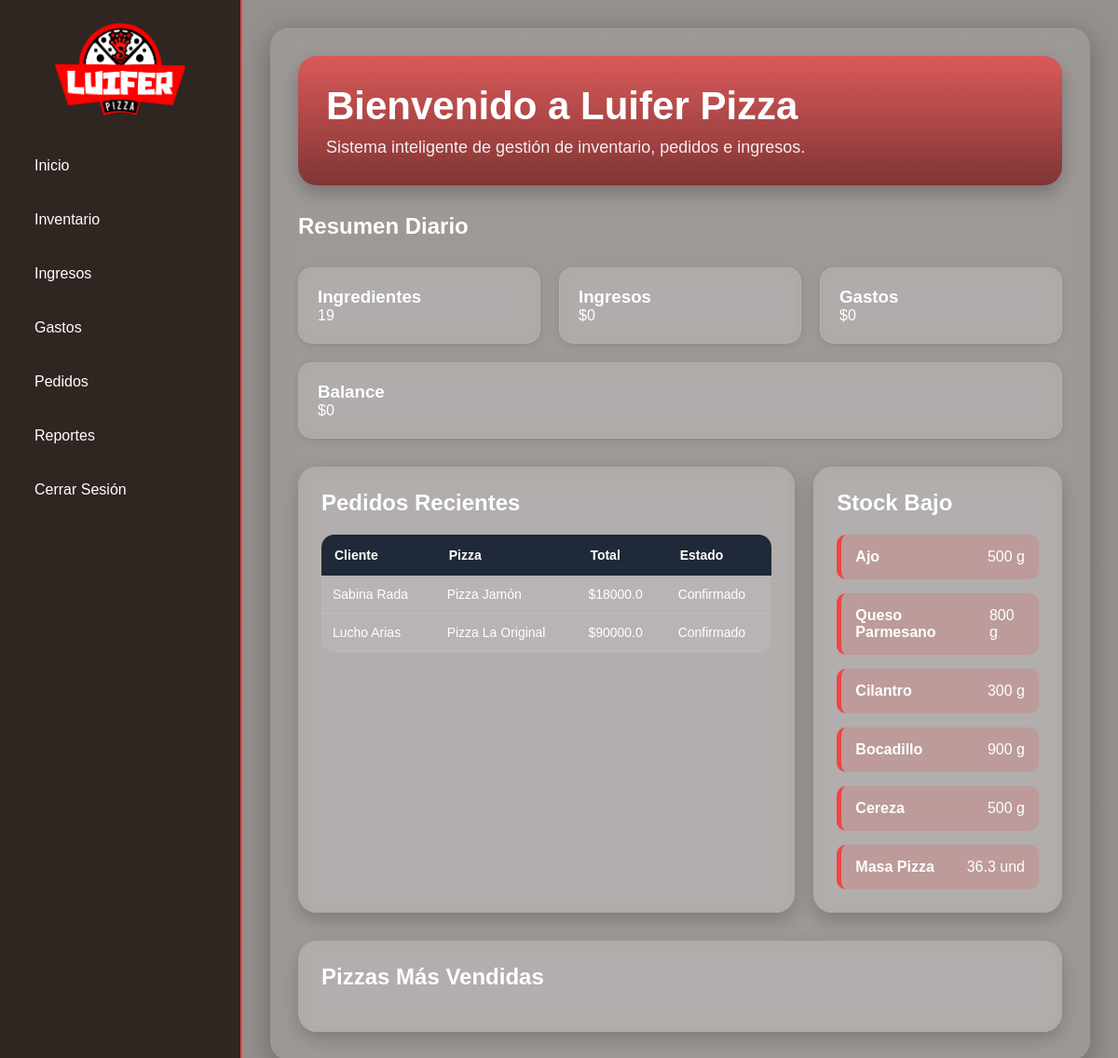
The page / (signed in) on the database as committed earlier.
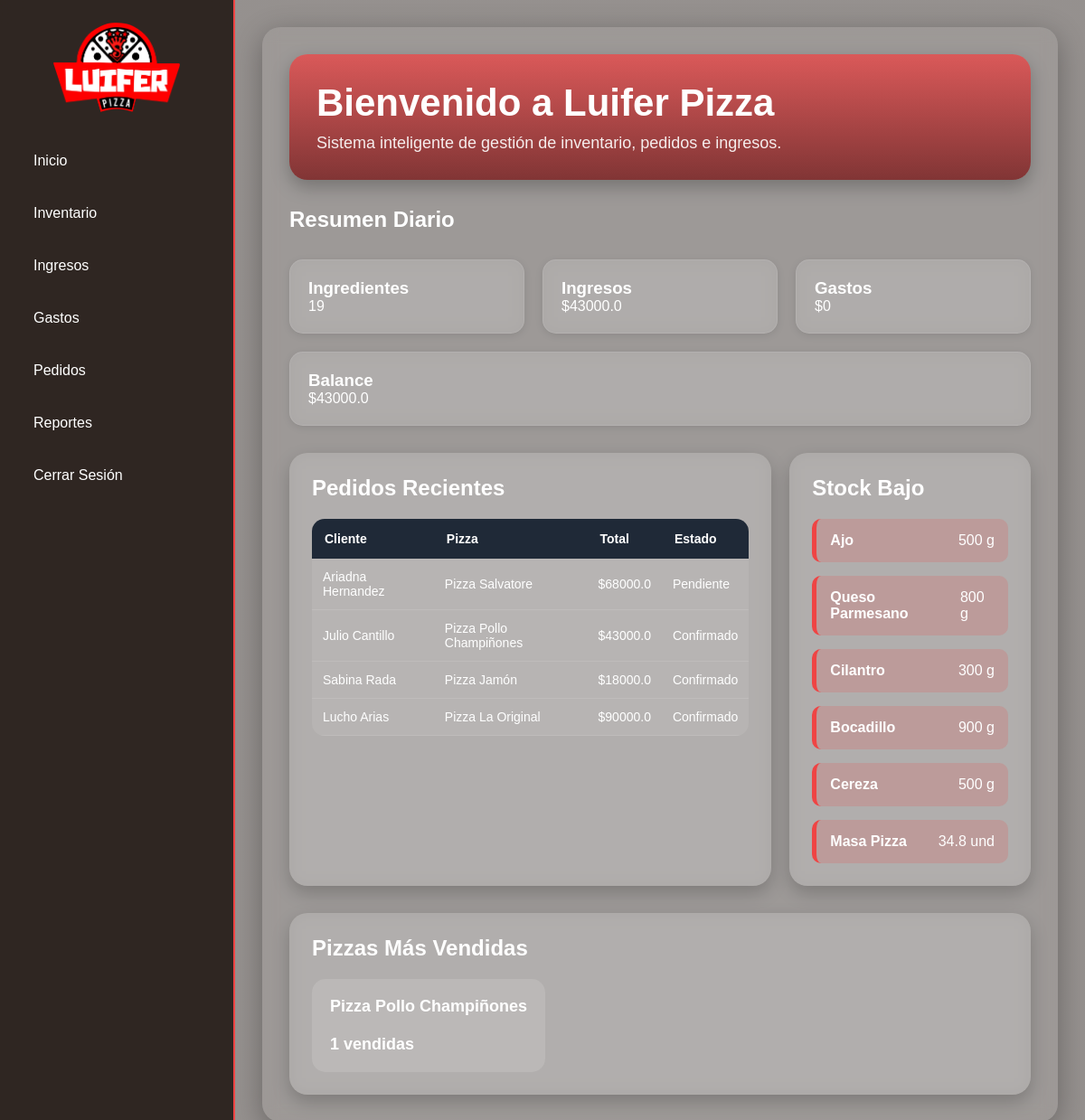
The same page on the database as committed later.
### tables this page shows
CREATE TABLE pedidos (

    id INTEGER PRIMARY KEY AUTOINCREMENT,

    cliente TEXT NOT NULL,

    pizza_id INTEGER NOT NULL,

    tamano TEXT NOT NULL,

    cantidad INTEGER NOT NULL,

    total REAL NOT NULL,

    fecha TEXT NOT NULL, estado TEXT DEFAULT 'Pendiente',

    FOREIGN KEY (pizza_id) REFERENCES pizzas(id)

);

CREATE TABLE pizzas (

    id INTEGER PRIMARY KEY AUTOINCREMENT,

    nombre TEXT NOT NULL,

    precio_personal REAL NOT NULL,

    precio_small REAL NOT NULL,

    precio_mediana REAL NOT NULL,

    precio_familiar REAL NOT NULL

);

CREATE TABLE productos (
    id INTEGER PRIMARY KEY AUTOINCREMENT,
    nombre TEXT NOT NULL,
    categoria TEXT NOT NULL,
    stock INTEGER NOT NULL,
    precio REAL NOT NULL
);

### app.py (the view)
@app.route('/')
def index():
    if 'usuario' not in session:
        return redirect('/login')
    connection = get_connection()
    productos = connection.execute(
        'SELECT * FROM productos'
    ).fetchall()
    ingresos = connection.execute(
        'SELECT * FROM ingresos ORDER BY id DESC'
    ).fetchall()
    gastos = connection.execute(
        'SELECT * FROM gastos ORDER BY id DESC'
    ).fetchall()
    pedidos = connection.execute(
    '''
    SELECT pedidos.*, pizzas.nombre AS pizza_nombre
    FROM pedidos
    JOIN pizzas ON pedidos.pizza_id = pizzas.id
    ORDER BY pedidos.id DESC
    '''
    ).fetchall()
    pizzas = connection.execute(
        'SELECT * FROM pizzas'
    ).fetchall()
    hoy = datetime.now().strftime('%Y-%m-%d')
    total_ingresos = connection.execute(
    '''
    SELECT SUM(monto)
    FROM ingresos
    WHERE fecha = ?
    ''',
    (hoy,)
    ).fetchone()[0]
    total_gastos = connection.execute(
    '''
    SELECT SUM(monto)
    FROM gastos
    WHERE fecha = ?
    ''',
    (hoy,)
    ).fetchone()[0]
    total_ingresos = total_ingresos or 0
    total_gastos = total_gastos or 0
    balance = total_ingresos - total_gastos
    filtro = request.args.get('filtro', 'diario')
    fecha_inicio = hoy
    if filtro == 'semanal':
        fecha_inicio = (
            datetime.now() - timedelta(days=7)
        ).strftime('%Y-%m-%d')
    elif filtro == 'quincenal':
        fecha_inicio = (
            datetime.now() - timedelta(days=15)
        ).strftime('%Y-%m-%d')
    elif filtro == 'mensual':
        fecha_inicio = (
            datetime.now() - timedelta(days=30)
        ).strftime('%Y-%m-%d')
    ingresos_filtrados = connection.execute(
    '''
    SELECT *
    FROM ingresos
    WHERE fecha >= ?
    ORDER BY fecha DESC
    ''',
    (fecha_inicio,)
    ).fetchall()
    total_ingresos_filtrados = connection.execute(
    '''
    SELECT SUM(monto)
    FROM ingresos
    WHERE fecha >= ?
    ''',
    (fecha_inicio,)
    ).fetchone()[0]
    gastos_filtrados = connection.execute(
    '''
    SELECT *
    FROM gastos
    WHERE fecha >= ?
    ORDER BY fecha DESC
    ''',
    (fecha_inicio,)
    ).fetchall()
    total_gastos_filtrados = connection.execute(
    '''
    SELECT SUM(monto)
    FROM gastos
    WHERE fecha >= ?
    ''',
    (fecha_inicio,)
    ).fetchone()[0]
    pizzas_top = connection.execute(
    '''
    SELECT pizzas.nombre,
           SUM(pedidos.cantidad) AS total_vendidas

    FROM pedidos

    JOIN pizzas
    ON pedidos.pizza_id = pizzas.id

    WHERE pedidos.estado = 'Confirmado'
    AND pedidos.fecha >= ?

    GROUP BY pizzas.nombre

    ORDER BY total_vendidas DESC

    LIMIT 5
    ''',
    (fecha_inicio,)
    ).fetchall()
    total_ingresos_filtrados = (
        total_ingresos_filtrados or 0
    )
    total_gastos_filtrados = (
        total_gastos_filtrados or 0
    )
    balance_filtrado = (
        total_ingresos_filtrados
        - total_gastos_filtrados
    )
    connection.close()
    return render_template(
    'index.html',
    productos=productos,
    ingresos=ingresos,
    gastos=gastos,
    total_ingresos=total_ingresos,
    total_gastos=total_gastos,
    balance=balance,
    pedidos=pedidos,
    pizzas=pizzas,
    filtro=filtro,
    ingresos_filtrados=ingresos_filtrados,
    gastos_filtrados=gastos_filtrados,
    total_ingresos_filtrados=total_ingresos_filtrados,
    total_gastos_filtrados=total_gastos_filtrados,
    balance_filtrado=balance_filtrado,
    pizzas_top=pizzas_top
)

### database.py (called while the page is built)
def get_connection():
    connection = sqlite3.connect(DATABASE_NAME)
    connection.row_factory = sqlite3.Row
    return connection

### templates/index.html (shortened to what this page needs)
<!DOCTYPE html>
<html lang="es">
<head>
    <link rel="stylesheet" href="{{ url_for('static', filename='css/styles.css') }}">
</head>
<body>
<div class="sidebar">
    <div class="logo-container">
        <img
            src="{{ url_for('static', filename='img/logo.png') }}"
            alt="Logo Pizzería"
            class="logo"
        >
    </div>
    <ul>
        <li onclick="mostrarSeccion('dashboard')">
            Inicio
        </li>
        <li onclick="mostrarSeccion('inventario')">
            Inventario
        </li>
        <li onclick="mostrarSeccion('ingresos')">
            Ingresos
        </li>
        <li onclick="mostrarSeccion('gastos')">
            Gastos
        </li>
        <li onclick="mostrarSeccion('pedidos')">
            Pedidos
        </li>
        <li onclick="mostrarSeccion('reportes')">
            Reportes
        </li>
        <li>
            <a href="/logout">Cerrar Sesión</a>
        </li>
    </ul>
</div>
<div class="main-content">
    <section id="dashboard" class="seccion">
        <div class="banner-bienvenida">
            <div>
                <h1>Bienvenido a Luifer Pizza</h1>
                <p>
                    Sistema inteligente de gestión de inventario,
                    pedidos e ingresos.
                </p>
            </div>
        </div>
        <h1>Resumen Diario</h1>
        <div class="cards">
            <div class="card">
                <h3>Ingredientes</h3>
                <p>{{ productos|length }}</p>
            </div>
            <div class="card">
                <h3>Ingresos</h3>
                <p>${{ total_ingresos }}</p>
            </div>
            <div class="card">
                <h3>Gastos</h3>
                <p>${{ total_gastos }}</p>
            </div>
            <div class="card">
                <h3>Balance</h3>
                <p>${{ balance }}</p>
            </div>
        </div>
        <div class="dashboard-grid">
            <div class="dashboard-box">
                <h2>Pedidos Recientes</h2>
                <div class="tabla-responsive">
                    <table>
                        <thead>
                            <tr>
                                <th>Cliente</th>
                                <th>Pizza</th>
                                <th>Total</th>
                                <th>Estado</th>
                            </tr>
                        </thead>
                        <tbody>
                            {% for pedido in pedidos[:5] %}
                            <tr>
                                <td>{{ pedido.cliente }}</td>
                                <td>{{ pedido.pizza_nombre }}</td>
                                <td>${{ pedido.total }}</td>
                                <td>{{ pedido.estado }}</td>
                            </tr>
                            {% endfor %}
                        </tbody>
                    </table>
                </div>
            </div>
            <div class="dashboard-box">
                <h2>Stock Bajo</h2>
                <div class="stock-alertas">
                    {% for producto in productos %}
                        {% if producto.stock < 1000 %}
                        <div class="alerta-stock">
                            <strong>{{ producto.nombre }}</strong>
                            <span>
                                {{ producto.stock }} {{ producto.categoria }}
                            </span>
                        </div>
                        {% endif %}
                    {% endfor %}
                </div>
            </div>
        </div>
        <div class="dashboard-box pizzas-top">
            <h2>Pizzas Más Vendidas</h2>
            <div class="top-pizzas">
                {% for pizza in pizzas_top %}
                <div class="pizza-rank">
                    {{ pizza.nombre }}
                    <br><br>
                    {{ pizza.total_vendidas }} vendidas
                </div>
                {% endfor %}
            </div>
        </div>
    </section>
</div>
</body>
</html>

### static/css/styles.css (style rules this page uses)
* { margin: 0; padding: 0; box-sizing: border-box; font-family: Arial, sans-serif; }
body { display: flex; background: linear-gradient( rgba(20,10,5,0.45), rgba(20,10,5,0.45) ), url('https://images.unsplash.com/photo-1513104890138-7c749659a591'); background-size: cover; background-position: center; background-attachment: fixed; min-height: 100vh; }
.sidebar { width: 260px; min-height: 100vh; background: rgba(25,15,10,0.82); backdrop-filter: blur(10px); color: white; padding: 25px; border-right: 2px solid #ef4444; position: sticky; top: 0; }
.logo-container { display: flex; justify-content: center; align-items: center; margin-bottom: 30px; }
.logo { width: 140px; object-fit: contain; }
.sidebar ul { list-style: none; }
.sidebar ul li { padding: 15px 12px; cursor: pointer; border-radius: 10px; margin-bottom: 10px; transition: 0.3s; }
.sidebar ul li a { text-decoration: none; color: white; display: block; }
.main-content { flex: 1; padding: 30px; color: white; overflow-x: hidden; }
.seccion { background: rgba(255,255,255,0.08); backdrop-filter: blur(8px); border-radius: 20px; padding: 30px; box-shadow: 0 8px 32px rgba(0,0,0,0.3); }
.banner-bienvenida { background: linear-gradient( rgba(239,68,68,0.75), rgba(120,20,20,0.75) ); padding: 30px; border-radius: 20px; margin-bottom: 30px; color: white; box-shadow: 0 8px 20px rgba(0,0,0,0.25); }
.banner-bienvenida h1 { font-size: 42px; margin-bottom: 10px; }
.banner-bienvenida p { font-size: 18px; opacity: 0.9; }
.cards { display: flex; gap: 20px; margin-top: 30px; flex-wrap: wrap; }
.card { flex: 1; min-width: 220px; background: rgba(255,255,255,0.12); backdrop-filter: blur(10px); color: white; border: 1px solid rgba(255,255,255,0.1); padding: 20px; border-radius: 15px; box-shadow: 0px 2px 8px rgba(0,0,0,0.1); }
.dashboard-grid { display: grid; grid-template-columns: 2fr 1fr; gap: 20px; margin-top: 30px; }
.dashboard-box { background: rgba(255,255,255,0.14); backdrop-filter: blur(10px); border-radius: 20px; padding: 25px; box-shadow: 0 8px 20px rgba(0,0,0,0.2); }
.dashboard-box h2 { margin-bottom: 20px; }
.stock-alertas { display: flex; flex-direction: column; gap: 15px; }
.alerta-stock { background: rgba(239,68,68,0.18); border-left: 5px solid #ef4444; padding: 15px; border-radius: 10px; display: flex; justify-content: space-between; align-items: center; gap: 10px; }
.pizzas-top { margin-top: 30px; }
.top-pizzas { display: flex; gap: 20px; flex-wrap: wrap; }
.pizza-rank { background: rgba(255,255,255,0.12); padding: 20px; border-radius: 15px; font-size: 18px; font-weight: bold; }
.tabla-responsive { width: 100%; overflow-x: auto; }
table { width: 100%; border-collapse: collapse; background: rgba(255,255,255,0.08); color: white; border-radius: 14px; overflow: hidden; }
table th { background-color: #1f2937; color: white; padding: 14px; text-align: left; font-size: 14px; }
table td { padding: 12px; border-bottom: 1px solid rgba(255,255,255,0.1); font-size: 14px; vertical-align: middle; }
#dashboard table { min-width: 100%; }
#dashboard td { white-space: normal; }

Rows that differ between the two databases and show on the page:
added pedidos: cliente "Ariadna Hernandez", pizza_nombre "Pizza Salvatore", total "68000.0", estado "Pendiente"
added pedidos: cliente "Julio Cantillo", pizza_nombre "Pizza Pollo Champiñones", total "43000.0", estado "Confirmado"
changed productos "Masa Pizza": stock "36.3" → "34.8"
Other text that changed with them:
{{ total_ingresos }}: "0" → "43000.0"
{{ balance }}: "0" → "43000.0"
new list line: "Pizza Pollo Champiñones 1 vendidas"
